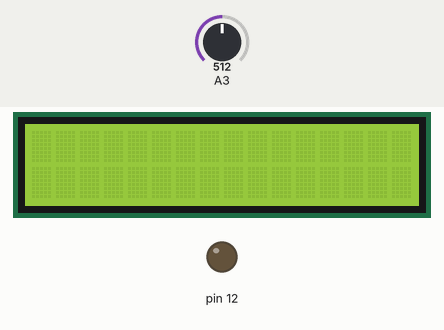
The sketch below on a simulated Arduino Uno, built with avr-gcc and run on an emulated ATmega328P. Shown: 16×2 character LCD, output pins drawn as LEDs (lit = HIGH). The test bench sets the inputs (shaded band); at power-on: A3 = 512. What the sketch prints to the serial monitor is not drawn.

Above: at 1.2 s.
1.3 s: A3 set to 307
2.8 s: A3 set to 289
At 3.1 s:
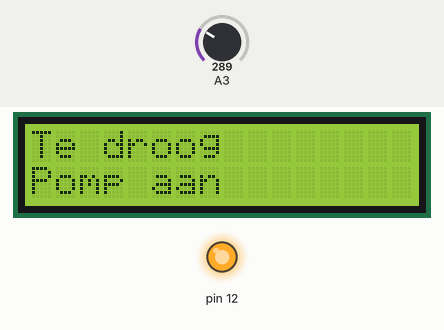
Timing chart, 0 to 5.8 s (numbered marks = the images above; inputs shaded):
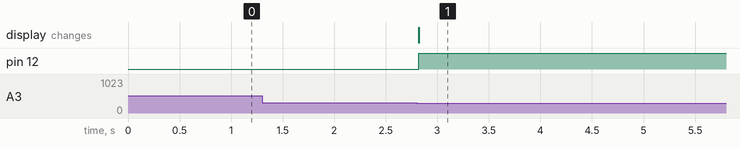

The sketch:

WaterSystem.ino
```cpp
#include <LiquidCrystal_I2C.h>

LiquidCrystal_I2C lcd(0x20, 16, 2);

int moisture;

void setup() {
  initiate_lcd();
  Serial.begin(57600);
  pinMode(12, OUTPUT);
}

void loop() {
  read_humidity();
  control_moisture();
}

void initiate_lcd() {
  lcd.init();
  lcd.backlight();
}

void control_moisture() {
  if (moisture < 300) {
    lcd.clear();
    lcd.setCursor(0, 0);
    lcd.print("Te droog");
    lcd.setCursor(0, 1);
    lcd.print("Pomp aan");
    digitalWrite(12, HIGH);
    delay(5000);
  }
  if (moisture > 950) {
    lcd.clear();
    lcd.setCursor(0, 0);
    lcd.print("OK");
    lcd.setCursor(0, 1);
    digitalWrite(12, LOW);
    delay(5000);
  }
}

void read_humidity() {
  moisture = analogRead(A3);
  Serial.println(moisture);

}
```

Measured:
- the behaviour switches between 300 and 299 on A3 (found by bisection; images 0 and 1)
- after the input at 2.8 s, pin 12: LOW → HIGH at once; the display: changes at once (image 1)
